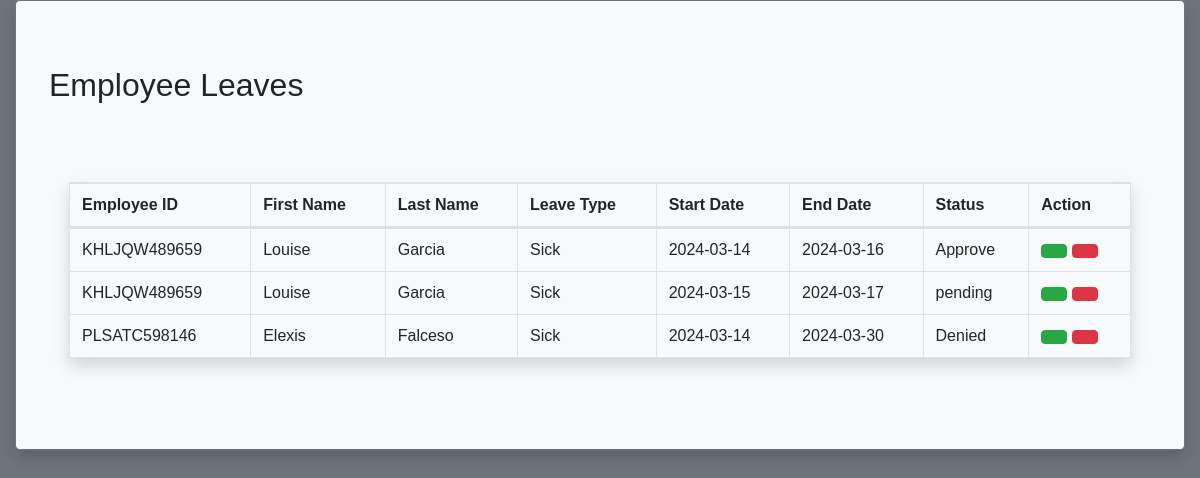
The page /employee_leaves_display.php on the database its author committed.
### tables this page shows
CREATE TABLE `employee_leaves` (
  `id` int(11) NOT NULL,
  `Employee_No` varchar(255) NOT NULL,
  `first_name` varchar(50) NOT NULL,
  `last_name` varchar(50) NOT NULL,
  `email` varchar(255) NOT NULL,
  `leave_type` varchar(50) NOT NULL,
  `start_date` date NOT NULL,
  `end_date` date NOT NULL,
  `status` varchar(20) NOT NULL
);

### employee_leaves_display.php (the view, shortened to what this page needs)
<link rel="stylesheet" href="https://stackpath.bootstrapcdn.com/bootstrap/4.2.1/css/bootstrap.min.css">
    <link rel="stylesheet" href="https://cdn.datatables.net/1.10.18/css/dataTables.bootstrap4.min.css">
    <link rel="stylesheet" href="styles.css">
<body>
    <div class="container-fluid">
        <div class="jumbotron bg-light shadow border border-secondary">
            <div class="card bg-light" style="border-color: transparent;">
                <h2> Employee Leaves </h2>
            </div>
            <div class="card bg-light" style="border-color: transparent;">
                <div class="card-body bg-light">
                </div>
            </div>
            <div class="card bg-light" style="border-color: transparent;">
                <div class="card-body">
                    <?php
                $connection = mysqli_connect("localhost","root","");
                $query = "SELECT * FROM employee_leaves";
                $query_run = mysqli_query($connection, $query);
            ?>
                    <table id="datatableid" class="table table-bordered shadow">
                        <thead>
                            <tr>
                                <th scope="col">Employee ID</th>
                                <th scope="col">First Name</th>
                                <th scope="col">Last Name</th>
                                <th scope="col">Leave Type</th>
                                <th scope="col">Start Date</th>
                                <th scope="col">End Date</th>
                                <th scope="col">Status</th>
                                <th scope="col">Action</th>
                            </tr>
                        </thead>
                        <?php
                if($query_run)
                {
                    foreach($query_run as $row)
                    {
            ?>
                        <tbody>
                            <tr>
                                <td> <?php echo $row['Employee_No']; ?> </td>
                                <td> <?php echo $row['first_name']; ?> </td>
                                <td> <?php echo $row['last_name']; ?> </td>
                                <td> <?php echo $row['leave_type']; ?> </td>
                                <td> <?php echo $row['start_date']; ?> </td>
                                <td> <?php echo $row['end_date']; ?> </td>
                                <td> <?php echo $row['status']; ?> </td>
                                <td>
                                <button type="button" class="btn btn-success editbtn"><i class="lni lni-pencil"></i></button>
                                <button type="button" class="btn btn-danger deletebtn"><i class="lni lni-trash-can"></i></button>
                                </td>
                            </tr>
                        </tbody>
                        <?php
                    }
                }
                else
                {
                    echo "No Record Found";
                }
            ?>
                    </table>
                </div>
            </div>
        </div>
    </div>

### styles.css (style rules this page uses)
body { font-family: 'Poppins', sans-serif; margin: 0; overflow-x: hidden; background-color: #6c757d; }
* { box-sizing: border-box; }
.jumbotron { border-color: white; }

### rows shown on the page
employee_leaves: Employee_No "KHLJQW489659", first_name "Louise", last_name "Garcia", leave_type "Sick", start_date "2024-03-14", end_date "2024-03-16", status "Approve"
employee_leaves: Employee_No "KHLJQW489659", first_name "Louise", last_name "Garcia", leave_type "Sick", start_date "2024-03-15", end_date "2024-03-17", status "pending"
employee_leaves: Employee_No "PLSATC598146", first_name "Elexis", last_name "Falceso", leave_type "Sick", start_date "2024-03-14", end_date "2024-03-30", status "Denied"
